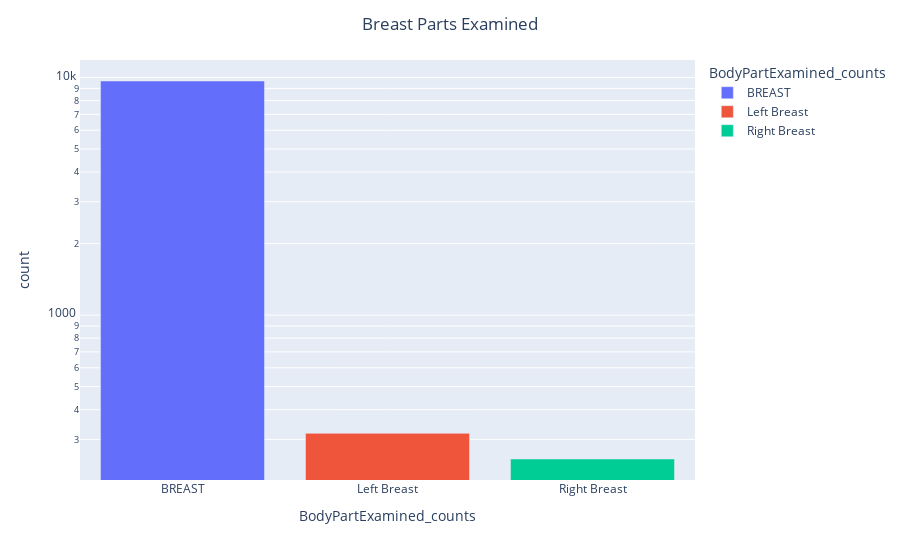

The code cell stored with this chart in its notebook:
### Code cell
ba = px.bar(data_frame=f, x="BodyPartExamined_counts", y="count", color="BodyPartExamined_counts")
ba.update_layout(title_text='Breast Parts Examined', title_x=0.5, yaxis=dict(type='log'))
ba.show()

### Figure 1 — Plotly figure (JSON) as saved in the notebook; plotly's stock layout.template omitted (floating-point values rounded to 4 significant figures)
{"data": [{"hovertemplate": "BodyPartExamined_counts=%{x}<br>count=%{y}<extra></extra>", "legendgroup": "BREAST", "marker": {"color": "#636efa", "pattern": {"shape": ""}}, "name": "BREAST", "orientation": "v", "showlegend": true, "textposition": "auto", "type": "bar", "x": ["BREAST"], "xaxis": "x", "y": [9671], "yaxis": "y"}, {"hovertemplate": "BodyPartExamined_counts=%{x}<br>count=%{y}<extra></extra>", "legendgroup": "Left Breast", "marker": {"color": "#EF553B", "pattern": {"shape": ""}}, "name": "Left Breast", "orientation": "v", "showlegend": true, "textposition": "auto", "type": "bar", "x": ["Left Breast"], "xaxis": "x", "y": [318], "yaxis": "y"}, {"hovertemplate": "BodyPartExamined_counts=%{x}<br>count=%{y}<extra></extra>", "legendgroup": "Right Breast", "marker": {"color": "#00cc96", "pattern": {"shape": ""}}, "name": "Right Breast", "orientation": "v", "showlegend": true, "textposition": "auto", "type": "bar", "x": ["Right Breast"], "xaxis": "x", "y": [248], "yaxis": "y"}], "layout": {"barmode": "relative", "legend": {"title": {"text": "BodyPartExamined_counts"}, "tracegroupgap": 0}, "margin": {"t": 60}, "title": {"text": "Breast Parts Examined", "x": 0.5}, "xaxis": {"anchor": "y", "categoryarray": ["BREAST", "Left Breast", "Right Breast"], "categoryorder": "array", "domain": [0, 1], "title": {"text": "BodyPartExamined_counts"}}, "yaxis": {"anchor": "x", "domain": [0, 1], "title": {"text": "count"}, "type": "log"}}}
